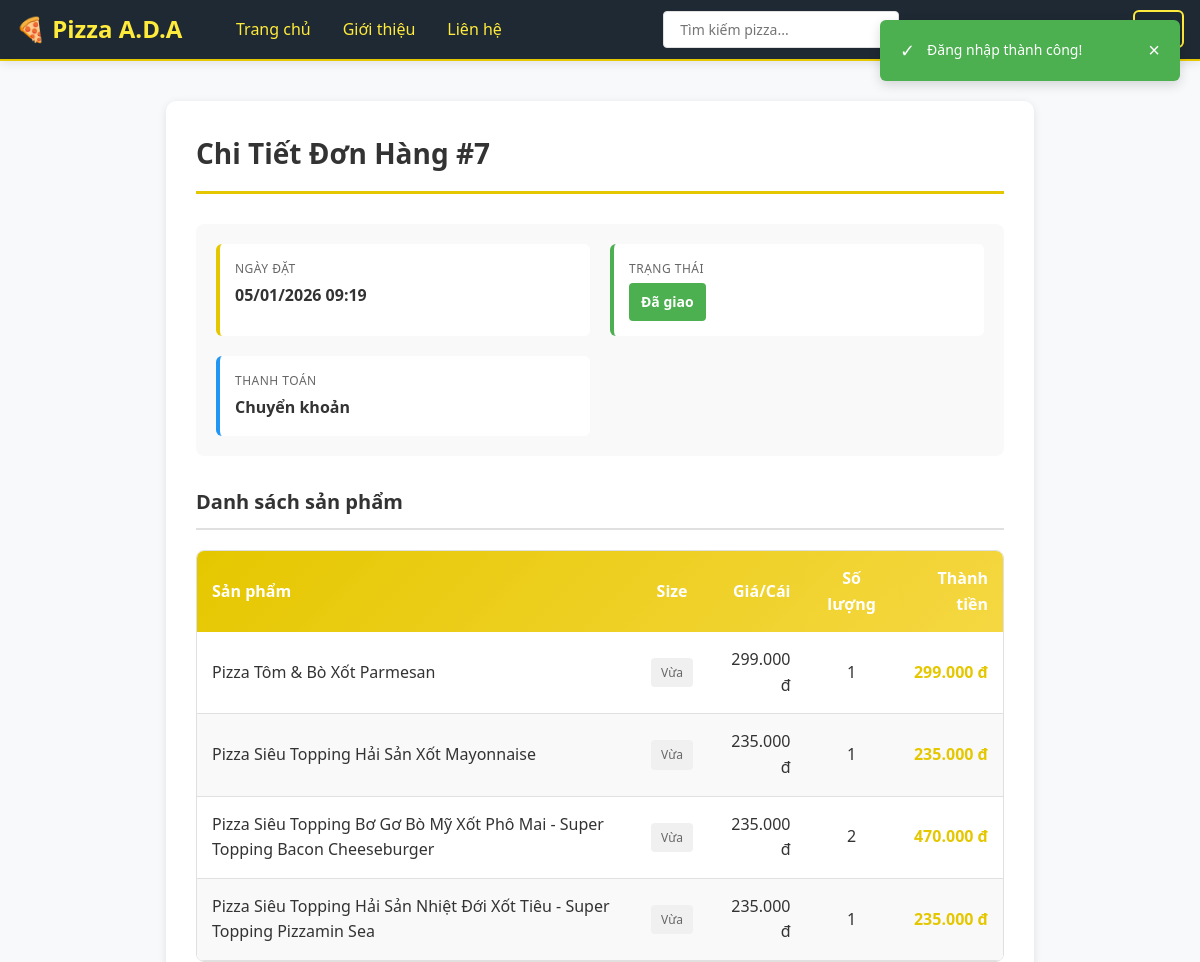
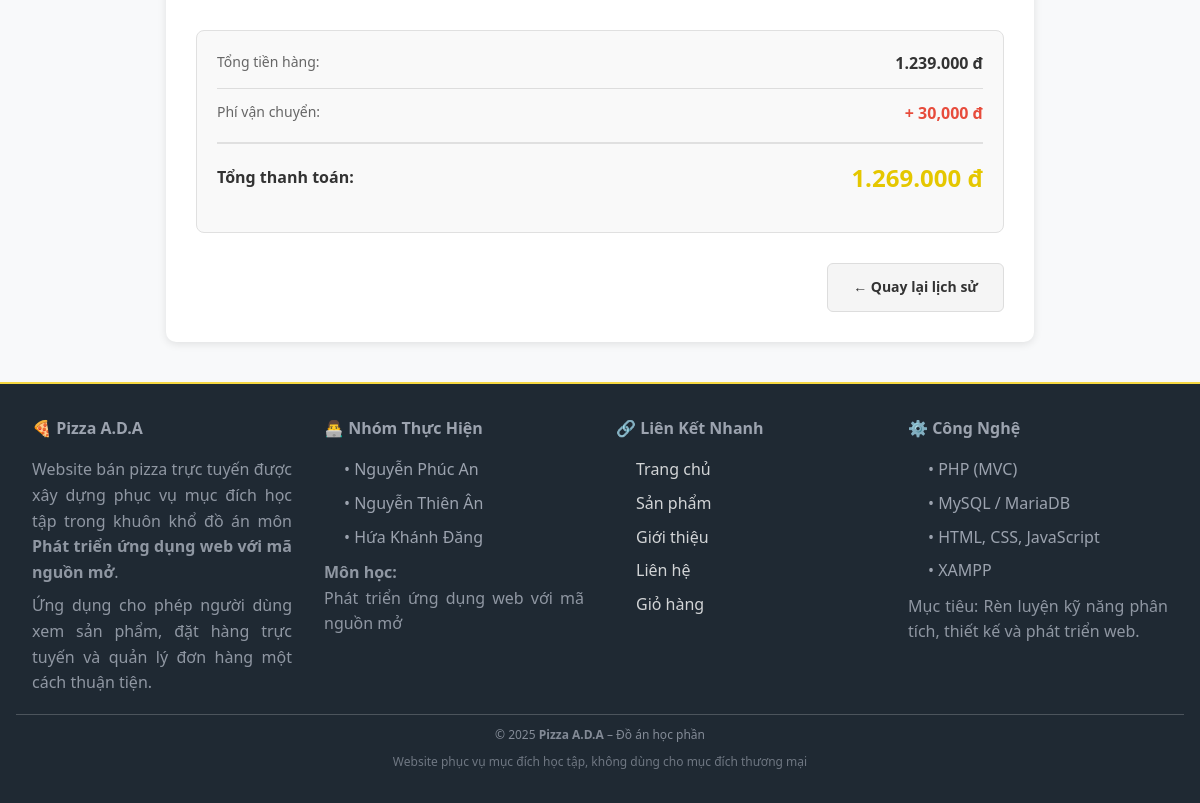
Page /public/index.php?action=order&method=detail&id=7 (signed in) on the committed database (2 pictures, top to bottom).
### tables this page shows
CREATE TABLE `orders` (
  `order_id` int(11) NOT NULL,
  `tong_tien` decimal(10,2) NOT NULL,
  `phuong_thuc_thanh_toan` varchar(255) NOT NULL,
  `trang_thai` varchar(50) NOT NULL DEFAULT 'Chờ xác nhận',
  `ngay_tao_order` timestamp NOT NULL DEFAULT current_timestamp() ON UPDATE current_timestamp(),
  `nguoi_mua_id` int(11) NOT NULL,
  `nguoi_nhan` varchar(255) NOT NULL,
  `sdt_nguoi_nhan` varchar(10) NOT NULL,
  `dia-chi_nhan` text NOT NULL
);

CREATE TABLE `order_items` (
  `order_item_id` int(11) NOT NULL,
  `so_luong_mua` int(11) NOT NULL,
  `gia_order_items` decimal(10,2) NOT NULL,
  `size` enum('Nhỏ','Vừa','Lớn') NOT NULL,
  `ngay_dat` timestamp NOT NULL DEFAULT current_timestamp() ON UPDATE current_timestamp(),
  `fk_order_id` int(11) NOT NULL,
  `fk_product_id` int(11) NOT NULL
);

CREATE TABLE `products` (
  `product_id` int(11) NOT NULL,
  `ten_product` varchar(255) NOT NULL,
  `mo_ta_product` text NOT NULL,
  `gia_product` decimal(10,2) NOT NULL,
  `ngay_tao_product` timestamp NOT NULL DEFAULT current_timestamp() ON UPDATE current_timestamp(),
  `ngay_cap_nhap_product` timestamp NULL DEFAULT NULL,
  `danh_muc_product` int(11) NOT NULL,
  `sub_category_id` int(11) DEFAULT NULL,
  `hinh_anh_product` varchar(255) NOT NULL
);

### app/Controllers/Controller.php (called while the page is built, shortened)
<?php
class Controller
{
    protected function render($view, $data = [])
    {
        extract($data);
        $viewPath = APP_PATH . 'Views/' . $view . '.php';
        include $viewPath;
    }
}
?>

### app/Controllers/OrderController.php (called while the page is built, shortened)
<?php
require_once APP_PATH . 'Controllers/Controller.php';
require_once APP_PATH . 'Models/Order.php';
require_once APP_PATH . 'Models/OrderItem.php';
class OrderController extends Controller
{
    private $orderModel;
    private $orderItemModel;
    public function __construct()
    {
        $this->orderModel = new Order();
        $this->orderItemModel = new OrderItem();
    }
    public function detail()
    {
        $orderId = $_GET['id'] ?? null;
        $order = $this->orderModel->read($orderId);
        $items = $this->orderItemModel->getByOrderId($orderId);
        $data = [
            'order' => $order,
            'items' => $items
        ];
        $this->render('order/detail', $data);
    }
}
?>

### config/Database.php (called while the page is built)
<?php
class Database
{
    private static $connection = null;
    public static function connect()
    {
        if (self::$connection === null) {
            try {
                $config = [
                    'host' => 'localhost:3307',
                    'dbname' => 'web_ban_pizza',
                    'user' => 'root',
                    'password' => ''
                ];
                $dsn = "mysql:host=" . $config['host'] . ";dbname=" . $config['dbname'] . ";charset=utf8mb4";
                self::$connection = new PDO(
                    $dsn,
                    $config['user'],
                    $config['password'],
                    [
                        PDO::ATTR_ERRMODE => PDO::ERRMODE_EXCEPTION,
                        PDO::ATTR_DEFAULT_FETCH_MODE => PDO::FETCH_ASSOC,
                        PDO::ATTR_EMULATE_PREPARES => false
                    ]
                );
            } catch (PDOException $e) {
                die("Connection Error: " . $e->getMessage());
            }
        }
        return self::$connection;
    }
}
?>

### app/Models/Order.php (called while the page is built, shortened)
<?php
require_once APP_PATH . 'Models/Model.php';
class Order extends Model
{
    protected function getPrimaryKey()
    {
        return 'order_id';
    }
}
?>

### app/Models/Model.php (called while the page is built, shortened)
<?php
require_once ROOT_PATH . 'config/Database.php';
abstract class Model
{
    protected $db;
    protected $table;
    public function __construct()
    {
        $this->db = Database::connect();
    }
    public function read($id)
    {
        $pk = $this->getPrimaryKey();
        $sql = "SELECT * FROM {$this->table} WHERE {$pk} = ?";
        $stmt = $this->db->prepare($sql);
        $stmt->execute([$id]);
        return $stmt->fetch();
    }
    public function query($sql, $params = [])
    {
        $stmt = $this->db->prepare($sql);
        $stmt->execute($params);
        return $stmt;
    }
}
?>

### app/Models/OrderItem.php (called while the page is built, shortened)
<?php
require_once APP_PATH . 'Models/Model.php';
class OrderItem extends Model
{
    protected $table = 'order_items';
    public function getByOrderId($orderId)
    {
        $sql = "SELECT oi.*, p.ten_product, p.hinh_anh_product
                FROM {$this->table} oi
                JOIN products p ON oi.fk_product_id = p.product_id
                WHERE oi.fk_order_id = ?";
        $stmt = $this->query($sql, [$orderId]);
        return $stmt->fetchAll();
    }
}
?>

### app/Views/order/detail.php (the view, shortened to what this page needs)
<?php include APP_PATH . 'Views/layout/header.php'; ?>
<div class="container" style="max-width: 900px; margin: 40px auto;">
    <div class="order-detail-section" style="background: white; padding: 30px; border-radius: 10px; box-shadow: 0 2px 8px rgba(0,0,0,0.1);">
        <h2 style="margin: 0 0 30px 0; font-size: 28px; color: #333; border-bottom: 3px solid var(--primary-color); padding-bottom: 15px;">
            Chi Tiết Đơn Hàng #<?php echo $order['order_id']; ?>
        </h2>
        <div class="order-info" style="display: grid; grid-template-columns: repeat(auto-fit, minmax(250px, 1fr)); gap: 20px; margin-bottom: 30px; padding: 20px; background: #f9f9f9; border-radius: 8px;">
            <div style="padding: 15px; background: white; border-radius: 6px; border-left: 4px solid var(--primary-color);">
                <p style="margin: 0; font-size: 12px; color: #666; text-transform: uppercase; letter-spacing: 0.5px; margin-bottom: 5px;">Ngày đặt</p>
                <p style="margin: 0; font-size: 16px; font-weight: 600; color: #333;"><?php echo date('d/m/Y H:i', strtotime($order['ngay_tao_order'])); ?></p>
            </div>
            <div style="padding: 15px; background: white; border-radius: 6px; border-left: 4px solid #4CAF50;">
                <p style="margin: 0; font-size: 12px; color: #666; text-transform: uppercase; letter-spacing: 0.5px; margin-bottom: 5px;">Trạng thái</p>
                <span class="status" style="display: inline-block; padding: 8px 12px; background: #4CAF50; color: white; border-radius: 4px; font-weight: 600; font-size: 14px;">
                    <?php echo htmlspecialchars($order['trang_thai']); ?>
                </span>
            </div>
            <div style="padding: 15px; background: white; border-radius: 6px; border-left: 4px solid #2196F3;">
                <p style="margin: 0; font-size: 12px; color: #666; text-transform: uppercase; letter-spacing: 0.5px; margin-bottom: 5px;">Thanh toán</p>
                <p style="margin: 0; font-size: 16px; font-weight: 600; color: #333;"><?php echo htmlspecialchars($order['phuong_thuc_thanh_toan']); ?></p>
            </div>
        </div>
        <h3 style="margin: 30px 0 20px 0; font-size: 20px; color: #333; border-bottom: 2px solid #e0e0e0; padding-bottom: 10px;">
            Danh sách sản phẩm
        </h3>
        <div style="overflow-x: auto; border-radius: 8px; border: 1px solid #e0e0e0;">
            <table class="items-table" style="width: 100%; border-collapse: collapse; background: white;">
                <thead style="background: linear-gradient(135deg, var(--primary-color) 0%, var(--primary-light) 100%); color: white;">
                    <tr>
                        <th style="padding: 15px; text-align: left; font-weight: 600;">Sản phẩm</th>
                        <th style="padding: 15px; text-align: center; font-weight: 600;">Size</th>
                        <th style="padding: 15px; text-align: right; font-weight: 600;">Giá/Cái</th>
                        <th style="padding: 15px; text-align: center; font-weight: 600;">Số lượng</th>
                        <th style="padding: 15px; text-align: right; font-weight: 600;">Thành tiền</th>
                    </tr>
                </thead>
                <tbody>
                    <?php
                    $subtotalAmount = 0;
                    foreach ($items as $index => $item):
                        $itemTotal = $item['gia_order_items'] * $item['so_luong_mua'];
                        $subtotalAmount += $itemTotal;
                    ?>
                        <tr style="border-bottom: 1px solid #e0e0e0; background: <?php echo $index % 2 === 0 ? 'white' : '#f9f9f9'; ?>; transition: background 0.3s ease;">
                            <td style="padding: 15px; font-weight: 500; color: #333;"><?php echo htmlspecialchars($item['ten_product']); ?></td>
                            <td style="padding: 15px; text-align: center; color: #666;">
                                <span style="display: inline-block; padding: 5px 10px; background: #f0f0f0; border-radius: 4px; font-size: 12px;">
                                    <?php echo htmlspecialchars($item['size'] ?? 'Không'); ?>
                                </span>
                            </td>
                            <td style="padding: 15px; text-align: right; color: #333; font-weight: 500;"><?php echo number_format($item['gia_order_items'], 0, ',', '.'); ?> đ</td>
                            <td style="padding: 15px; text-align: center; color: #333; font-weight: 500;"><?php echo $item['so_luong_mua']; ?></td>
                            <td style="padding: 15px; text-align: right; color: var(--primary-color); font-weight: 600;">
                                <?php echo number_format($itemTotal, 0, ',', '.'); ?> đ
                            </td>
                        </tr>
                    <?php endforeach; ?>
                </tbody>
            </table>
        </div>
        <div class="order-summary" style="background: #f9f9f9; padding: 20px; border-radius: 8px; margin: 30px 0; border: 1px solid #e0e0e0;">
            <div style="display: flex; justify-content: flex-end; margin-bottom: 15px;">
                <div style="width: 100%;">
                    <div style="display: flex; justify-content: space-between; margin-bottom: 12px; padding-bottom: 12px; border-bottom: 1px solid #ddd;">
                        <span style="color: #666; font-size: 14px;">Tổng tiền hàng:</span>
                        <span style="font-weight: 600; color: #333;"><?php echo number_format($subtotalAmount, 0, ',', '.'); ?> đ</span>
                    </div>
                    <div style="display: flex; justify-content: space-between; margin-bottom: 15px; padding-bottom: 15px; border-bottom: 2px solid #e0e0e0;">
                        <span style="color: #666; font-size: 14px;">Phí vận chuyển:</span>
                        <span style="font-weight: 600; color: #e74c3c;">+ 30,000 đ</span>
                    </div>
                    <div style="display: flex; justify-content: space-between; align-items: center;">
                        <span style="font-size: 16px; font-weight: 700; color: #333;">Tổng thanh toán:</span>
                        <span style="font-size: 24px; font-weight: 700; color: var(--primary-color);"><?php echo number_format($order['tong_tien'], 0, ',', '.'); ?> đ</span>
                    </div>
                </div>
            </div>
        </div>
        <div style="display: flex; gap: 15px; justify-content: flex-end;">
            <a href="<?php echo SITE_URL; ?>index.php?action=order&method=history" class="btn btn-secondary" style="padding: 12px 25px; background: #f5f5f5; color: #333; text-decoration: none; border-radius: 6px; font-weight: 600; transition: all 0.3s ease; border: 1px solid #ddd; display: inline-flex; align-items: center; gap: 8px;">
                ← Quay lại lịch sử
            </a>
        </div>
    </div>
</div>
<?php include APP_PATH . 'Views/layout/footer.php'; ?>

### public/assets/css/base.css (style rules this page uses)
* { margin: 0; padding: 0; box-sizing: border-box; }
:root { --primary-color: #e5c700; --primary-dark: #d4b700; --primary-light: #f5d742; --accent-color: #ffeb3b; --accent-light: #ffeb99; --success-color: #27ae60; --error-color: #e74c3c; --warning-color: #f39c12; --info-color: #3498db; --bg-light: #f8f9fa; --bg-white: #ffffff; --text-dark: #000033; --text-gray: #666666; --text-light: #999999; --border-color: #e0e0e0; --spacing-xs: 4px; --spacing-sm: 8px; --spacing-md: 16px; --spacing-lg: 24px; --spacing-xl: 32px; }
body { font-family: 'Segoe UI', Tahoma, Geneva, Verdana, sans-serif; color: var(--text-gray); background-color: var(--bg-light); line-height: 1.6; }
a { color: var(--primary-color); text-decoration: none; transition: color 0.3s ease; }
.container { max-width: 1200px; margin: 0 auto; padding: 0 var(--spacing-md); }

### public/assets/css/components.css (style rules this page uses)
.btn { padding: var(--spacing-sm) var(--spacing-md); border: none; border-radius: 4px; cursor: pointer; font-size: 14px; font-weight: 500; transition: all 0.3s ease; display: inline-block; text-align: center; }
.btn-secondary { background-color: var(--accent-color); color: #000033; border: 2px solid transparent; font-weight: 600; }

### public/assets/css/pages-cart-checkout.css (style rules this page uses)
.order-summary { background: var(--bg-light); padding: var(--spacing-lg); border-radius: 8px; margin: var(--spacing-lg) 0; text-align: right; }

### rows in the picture
orders: order_id "7", ngay_tao_order "05/01/2026 09:19", trang_thai "Đã giao", phuong_thuc_thanh_toan "Chuyển khoản", tong_tien "1.269.000"
order_items: fk_product.ten_product "Pizza Tôm & Bò Xốt Parmesan", size "Vừa", gia_order_items "299.000", so_luong_mua "1", itemTotal "299.000"
order_items: fk_product.ten_product "Pizza Siêu Topping Hải Sản Xốt Mayonnaise", size "Vừa", gia_order_items "235.000", so_luong_mua "1", itemTotal "235.000"
order_items: fk_product.ten_product "Pizza Siêu Topping Bơ Gơ Bò Mỹ Xốt Phô Mai - Super Topping Bacon Cheeseburger", size "Vừa", gia_order_items "235.000", so_luong_mua "2", itemTotal "470.000"
order_items: fk_product.ten_product "Pizza Siêu Topping Hải Sản Nhiệt Đới Xốt Tiêu - Super Topping Pizzamin Sea", size "Vừa", gia_order_items "235.000", so_luong_mua "1", itemTotal "235.000"

### other values in the picture
$subtotalAmount "1.239.000"
